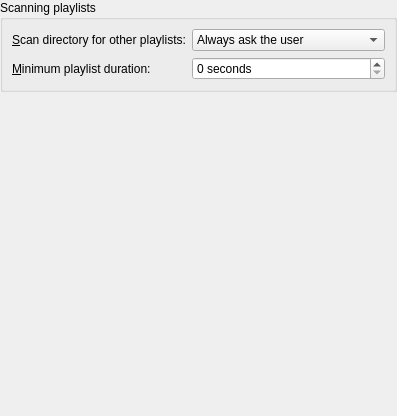
      <widget class="QWidget" name="pMergePlaylists">
       <layout class="QVBoxLayout" name="verticalLayout_16">
        <property name="leftMargin">
         <number>0</number>
        </property>
        <property name="topMargin">
         <number>0</number>
        </property>
        <property name="rightMargin">
         <number>0</number>
        </property>
        <property name="bottomMargin">
         <number>0</number>
        </property>
        <item>
         <widget class="QGroupBox" name="groupBox_2">
          <property name="title">
           <string>Scanning playlists</string>
          </property>
          <layout class="QGridLayout" name="gridLayout">
           <item row="0" column="0">
            <widget class="QLabel" name="label">
             <property name="text">
              <string>&amp;Scan directory for other playlists:</string>
             </property>
             <property name="buddy">
              <cstring>cbMScanPlaylistsPolicy</cstring>
             </property>
            </widget>
           </item>
           <item row="0" column="1">
            <widget class="QComboBox" name="cbMScanPlaylistsPolicy">
             <property name="sizePolicy">
              <sizepolicy hsizetype="MinimumExpanding" vsizetype="Fixed">
               <horstretch>0</horstretch>
               <verstretch>0</verstretch>
              </sizepolicy>
             </property>
             <property name="minimumSize">
              <size>
               <width>100</width>
               <height>0</height>
              </size>
             </property>
             <item>
              <property name="text">
               <string>Always ask the user</string>
              </property>
             </item>
             <item>
              <property name="text">
               <string>Always scan for other playlists</string>
              </property>
             </item>
             <item>
              <property name="text">
               <string>Never scan for other playlists</string>
              </property>
             </item>
            </widget>
           </item>
           <item row="1" column="0">
            <widget class="QLabel" name="label_2">
             <property name="text">
              <string>&amp;Minimum playlist duration:</string>
             </property>
             <property name="buddy">
              <cstring>sbMMinPlaylistDuration</cstring>
             </property>
            </widget>
           </item>
           <item row="1" column="1">
            <widget class="QSpinBox" name="sbMMinPlaylistDuration">
             <property name="sizePolicy">
              <sizepolicy hsizetype="MinimumExpanding" vsizetype="Fixed">
               <horstretch>0</horstretch>
               <verstretch>0</verstretch>
              </sizepolicy>
             </property>
             <property name="suffix">
              <string notr="true"> seconds</string>
             </property>
             <property name="maximum">
              <number>99999</number>
             </property>
             <property name="singleStep">
              <number>10</number>
             </property>
            </widget>
           </item>
          </layout>
         </widget>
        </item>
        <item>
         <spacer name="verticalSpacer_6">
          <property name="orientation">
           <enum>Qt::Vertical</enum>
          </property>
          <property name="sizeHint" stdset="0">
           <size>
            <width>20</width>
            <height>324</height>
           </size>
          </property>
         </spacer>
        </item>
       </layout>
      </widget>
